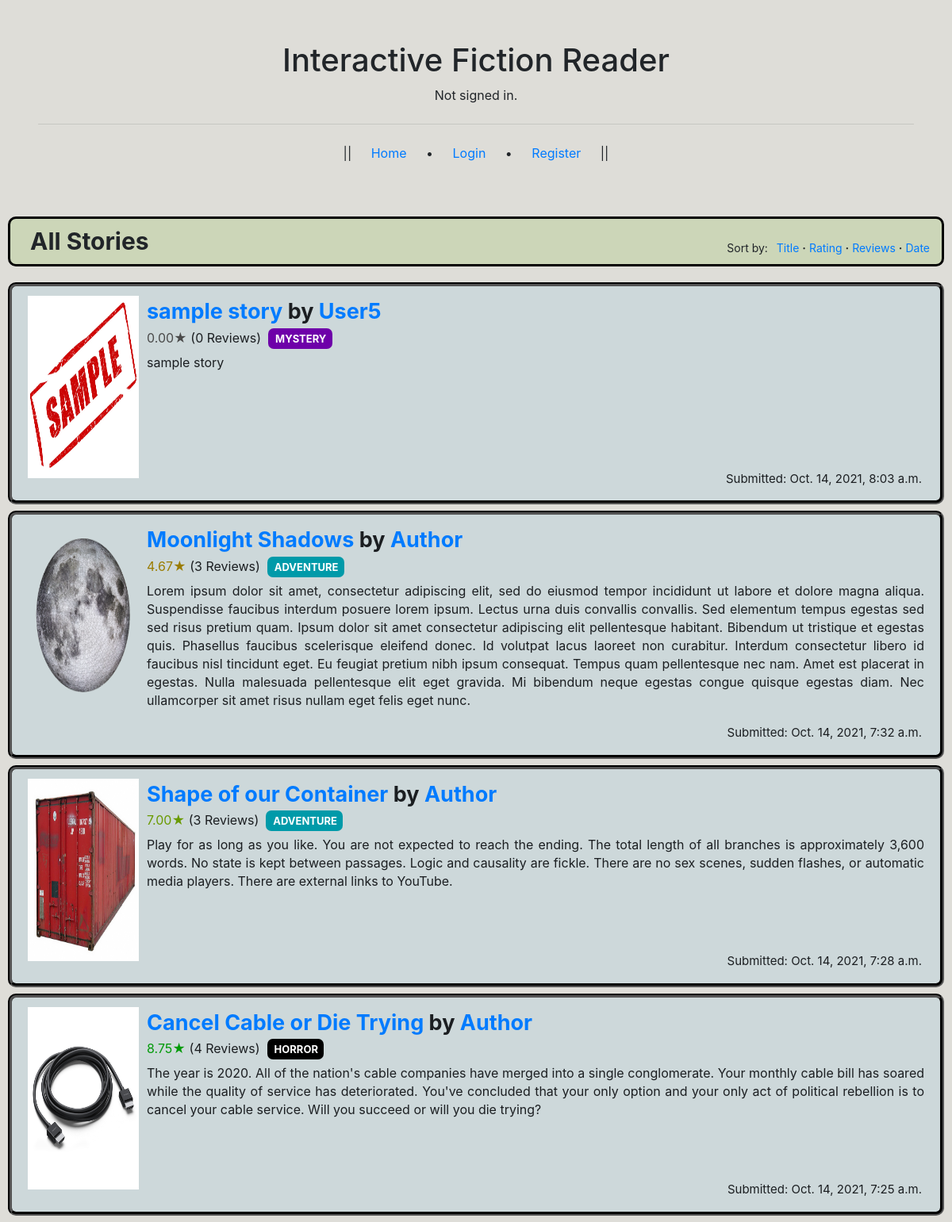
The page / on the database its author committed.
### reader/models.py (models this page shows)
class Stories(models.Model):
    tags = models.CharField(max_length=20, choices=GENRE_TAGS, blank=False, default="")
    title = models.CharField(max_length=100, blank=False)
    description = models.CharField(max_length=10000, blank=True)
    author = models.ForeignKey(settings.AUTH_USER_MODEL, on_delete=models.SET_NULL, related_name="stories_written", blank=False, null=True, default="")
    favourited = models.ManyToManyField(settings.AUTH_USER_MODEL, related_name="stories_favourited", blank=True)
    date_time_submitted = models.DateTimeField(auto_now_add=True)
    cover = models.ImageField(upload_to = path_and_scramble, blank=True, null=True, default=f"{settings.MEDIA_ROOT}reader/static/story_covers/unknown.jpg")
    story_folder_id = models.CharField(max_length=50, blank=False, null=False, default=0)
    avg_rating = models.FloatField(blank=True, null=True, default=0)
    bookmarks = models.ManyToManyField(settings.AUTH_USER_MODEL, related_name="stories_bookmarked", blank=True)
    editor_used = models.CharField(max_length=10, choices=EDITOR_USED, blank=False, null=False, default="")

class User(AbstractUser):
    pass

### reader/views.py (the view, shortened to what this page needs)
# urls.py: path("", views.index, name="index"),
def index(request, sort="", current_count=1):
    all_stories = Stories.objects.all().order_by('date_time_submitted').reverse()
    current_sort = ""
    name_count = 1
    rating_count = 1
    reviews_count = 1
    date_count = 1
    return render(request, 'reader/index.html', {
        "All_Stories": all_stories,
        "Name_Count" : name_count,
        "Rating_Count" : rating_count,
        "Reviews_Count": reviews_count,
        "Date_Count": date_count,
        "Current_Sort": current_sort
    })

### reader/templates/reader/index.html
{% extends "reader/layout.html" %}
{% block body %}
<div class="page-header"><strong style="font-size:30px;">All Stories</strong>
  <span class="sorters">Sort by:&ensp;
    <a href="{% url 'index_sort' sort='name' current_count=Name_Count %}" id="name-sort">
      {% if Current_Sort == "name" and Name_Count == 1 %}
      ▾Title
      {% elif Current_Sort == "name" and Name_Count == 2 %}
      ▴Title
      {% else %}
      Title
      {% endif %}
    </a> <b>·</b>
    <a href="{% url 'index_sort' sort='rating' current_count=Rating_Count %}" id="rating-sort">
      {% if Current_Sort == "rating" and Rating_Count == 1 %}
      ▴Rating
      {% elif Current_Sort == "rating" and Rating_Count == 2 %}
      ▾Rating
      {% else %}
      Rating
      {% endif %}
    </a> <b>·</b>
    <a href="{% url 'index_sort' sort='reviews' current_count=Reviews_Count %}" id="reviews-sort">
      {% if Current_Sort == "reviews" and Reviews_Count == 1 %}
      ▴Reviews
      {% elif Current_Sort == "reviews" and Reviews_Count == 2 %}
      ▾Reviews
      {% else %}
      Reviews
      {% endif %}
    </a> <b>·</b>
    <a href="{% url 'index_sort' sort='date' current_count=Date_Count %}" id="date-sort">
      {% if Current_Sort == "date" and Date_Count == 1 %}
      ▴Date
      {% elif Current_Sort == "date" and Date_Count == 2 %}
      ▾Date
      {% else %}
      Date
      {% endif %}
    </a>
  </span>
</div>
<div id="outer-box">
  {% for story in All_Stories %}
    <div class="story-icon-box">
      <div class="alert alert-dark" role="alert">
        <img src="{{story.cover.url}}" class="story-icon-cover">
        <p class="story-icon-title-author"><strong>
          <a href="{% url 'story' id=story.story_folder_id %}">{{story.title}}</a> by
          <a href="{% url 'profile' id=story.author.id %}">{{story.author}}</a>
        </strong></p>
        <p class="story-icon-genre-rating">
            {% if story.avg_rating == 0.0 %}
            <span class="avg-rating-zero" id="avg_rating">
            {% elif story.avg_rating <= 2.0 %}
            <span class="avg-rating-lowest" id="avg_rating">
            {% elif story.avg_rating > 2.0 and story.avg_rating <= 4.0 %}
            <span class="avg-rating-low" id="avg_rating">
            {% elif story.avg_rating > 4.0 and story.avg_rating <= 6.0 %}
            <span class="avg-rating-mid" id="avg_rating">
            {% elif story.avg_rating > 6.0 and story.avg_rating <= 8.0 %}
            <span class="avg-rating-high" id="avg_rating">
            {% elif story.avg_rating >= 8.0 %}
            <span class="avg-rating-highest" id="avg_rating">
            {% endif %}
            {{story.avg_rating|floatformat:2}}★</span> ({{story.reviews.count}}
            {% if story.reviews.count == 1 %}
            Review)&nbsp;
            {% else %}
            Reviews)&nbsp;
            {% endif %}
            {% if story.tags == 'ROMANCE' %}
              <span class="genre-tag-romance" onclick="gotoCat(this)">
            {% elif story.tags == 'ADVENTURE' %}
              <span class="genre-tag-adventure" onclick="gotoCat(this)">
            {% elif story.tags == 'MYSTERY' %}
              <span class="genre-tag-mystery" onclick="gotoCat(this)">
            {% elif story.tags == 'SCI-FI' %}
              <span class="genre-tag-sci-fi" onclick="gotoCat(this)">
            {% elif story.tags == 'NON-FICTION' %}
              <span class="genre-tag-non-fiction" onclick="gotoCat(this)">
            {% elif story.tags == 'FANTASY' %}
              <span class="genre-tag-fantasy" onclick="gotoCat(this)">
            {% elif story.tags == 'COMEDY' %}
              <span class="genre-tag-comedy" onclick="gotoCat(this)">
            {% elif story.tags == 'DRAMA' %}
              <span class="genre-tag-drama" onclick="gotoCat(this)">
            {% elif story.tags == 'HORROR' %}
              <span class="genre-tag-horror" onclick="gotoCat(this)">
            {% elif story.tags == 'THRILLER' %}
              <span class="genre-tag-thriller" onclick="gotoCat(this)">
            {% elif story.tags == 'HISTORICAL' %}
              <span class="genre-tag-historical" onclick="gotoCat(this)">
            {% endif %}
                {{story.tags}}
              </span>
          <p class="story-icon-abstract">{{story.description}}</p>
          <p class="story-icon-datetime">Submitted: {{story.date_time_submitted}}</p>
        </div>
      </div>
      {% endfor %}
</div>
{% endblock %}

### reader/templates/reader/layout.html (shortened to what this page needs)
{% load static %}
<!DOCTYPE html>
<html lang="en">
    <head>
      <link rel="stylesheet" href="https://stackpath.bootstrapcdn.com/bootstrap/4.3.1/css/bootstrap.min.css">
      <link rel="stylesheet" href="../../static/reader/styles.css">
      <div class="p-5">
        <div class="containter-fluid py-1">
          <h1 class="display-5" style="text-align: center;">Interactive Fiction Reader</h1>
          <p class='fs-4' style="text-align: center;">
            {% if user.is_authenticated %}
                Welcome <strong>{{ user.username }}</strong>.
            {% else %}
                Not signed in.
            {% endif %}
          </p>
          <hr class="my-4">
          {% if user.is_authenticated %}
            <p style="text-align: center;">||<span class="menu-buttons">&#9<a href="{% url 'index' %}">Home</a>&#9•&#9<a href="{% url 'submit' %}">Upload</a>&#9•&#9<a href="{% url 'profile' id=user.id %}">Profile</a>&#9•&#9<a href="{% url 'logout' %}">Logout</a>&#9</span>||</p>
          {% else %}
            <p style="text-align: center;">||<span class="menu-buttons">&#9<a href="{% url 'index' %}">Home</a>&#9•&#9<a href="{% url 'login' %}">Login</a> • <a href="{% url 'register' %}">Register</a>&#9</span>||</p>
          {% endif %}
        </div>
      </div>
  </head>
  <body style="background-color: #deddd8;">
    {% block body %}
    {% endblock %}
  </body>
</html>

### reader/static/reader/styles.css (style rules this page uses)
.menu-buttons { word-spacing: 20px; font-size: 16px; }
.story-icon-cover { width: 150px; height: 230px; display: inline-block; float: left; padding: 0 10px 0 0; }
.p-5 { background-color: #deddd8; }
.story-icon-box > div { margin: 8px 10px 8px 10px; min-height: 280px; position: relative; background-color: #cdd8da; border: 5px groove black; border-radius: 10px }
.story-icon-title-author { font-size: 27px; margin: 0px; }
.story-icon-genre-rating { margin-bottom: 8px; }
.story-icon-abstract { line-height: 23px; margin-bottom: 45px; text-align: justify }
.story-icon-datetime { font-size: 15px; position: absolute; bottom: 0; right: 23px; }
.genre-tag-adventure { font-size: 13px; font-weight: bold; color: white; background-color: #009aa9; padding: 5px 7.5px 5px 9px; text-align: center; border-radius: 7px; }
.genre-tag-mystery { font-size: 13px; font-weight: bold; color: white; background-color: #6e00a9; padding: 5px 7.5px 5px 9px; text-align: center; border-radius: 7px; }
.genre-tag-horror { font-size: 13px; font-weight: bold; color: white; background-color: #000000; padding: 5px 7.5px 5px 9px; text-align: center; border-radius: 7px; }
.avg-rating-zero { color: #4a4a4a; }
.avg-rating-mid { color: #9a7c00; }
.avg-rating-high { color: #6a9a00; }
.avg-rating-highest { color: #009a08; }
.page-header { position: relative; margin: 0px 10px 20px 10px; border: 3px black solid; border-radius: 10px; padding: 6px 15px 6px 25px; background-color: #ccd6b8; }
.sorters { position: relative; float: right; top: 20px; font-size: 14px; }

### rows shown on the page
Stories: cover (picture), title "sample story", author "User5", avg_rating "0.00", reviews.count "0", shows "Reviews)", tags "MYSTERY", description "sample story", date_time_submitted "Oct. 14, 2021, 8:03 a.m."
Stories: cover (picture), title "Moonlight Shadows", author "Author", avg_rating "4.67", reviews.count "3", shows "Reviews)", tags "ADVENTURE", description "Lorem ipsum dolor sit amet, consectetur adipiscing elit, sed do eiusmod tempor incididunt ut labore et dolore magna aliqua. Suspendisse faucibus interdum posuere lorem ipsum. Lectus urna duis convallis convallis. Sed elementum tempus egestas sed sed risus pretium quam. Ipsum dolor sit amet consectetur adipiscing elit pellentesque habitant. Bibendum ut tristique et egestas quis. Phasellus faucibus scelerisque eleifend donec. Id volutpat lacus laoreet non curabitur. Interdum consectetur libero id faucibus nisl tincidunt eget. Eu feugiat pretium nibh ipsum consequat. Tempus quam pellentesque nec nam. Amet est placerat in egestas. Nulla malesuada pellentesque elit eget gravida. Mi bibendum…", date_time_submitted "Oct. 14, 2021, 7:32 a.m."
Stories: cover (picture), title "Shape of our Container", author "Author", avg_rating "7.00", reviews.count "3", shows "Reviews)", tags "ADVENTURE", description "Play for as long as you like. You are not expected to reach the ending. The total length of all branches is approximately 3,600 words. No state is kept between passages. Logic and causality are fickle. There are no sex scenes, sudden flashes, or automatic media players. There are external links to YouTube.", date_time_submitted "Oct. 14, 2021, 7:28 a.m."
Stories: cover (picture), title "Cancel Cable or Die Trying", author "Author", avg_rating "8.75", reviews.count "4", shows "Reviews)", tags "HORROR", description "The year is 2020. All of the nation's cable companies have merged into a single conglomerate. Your monthly cable bill has soared while the quality of service has deteriorated. You've concluded that your only option and your only act of political rebellion is to cancel your cable service. Will you succeed or will you die trying?", date_time_submitted "Oct. 14, 2021, 7:25 a.m."
